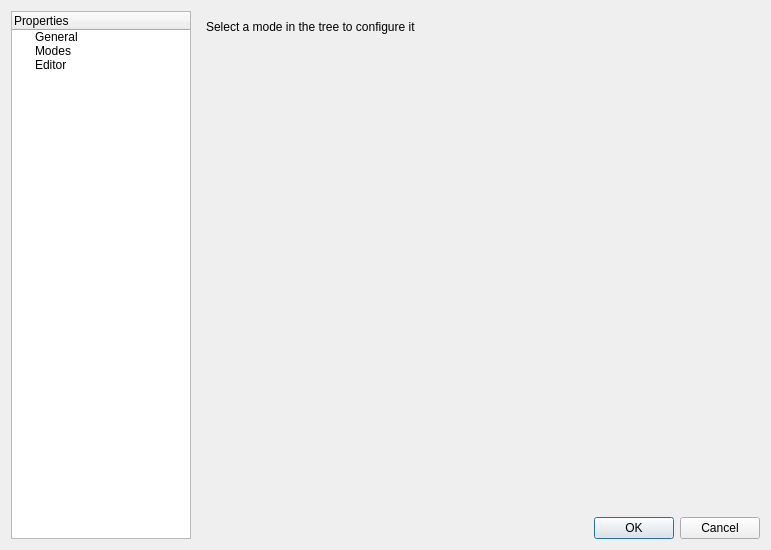
<?xml version="1.0" encoding="UTF-8"?>
<ui version="4.0">
 <class>UISettings</class>
 <widget class="QDialog" name="UISettings">
  <property name="geometry">
   <rect>
    <x>0</x>
    <y>0</y>
    <width>771</width>
    <height>550</height>
   </rect>
  </property>
  <property name="windowTitle">
   <string>Settings</string>
  </property>
  <layout class="QHBoxLayout" name="horizontalLayout_4">
   <item>
    <widget class="QTreeWidget" name="twMenu">
     <property name="minimumSize">
      <size>
       <width>180</width>
       <height>0</height>
      </size>
     </property>
     <property name="maximumSize">
      <size>
       <width>180</width>
       <height>16777215</height>
      </size>
     </property>
     <property name="rootIsDecorated">
      <bool>true</bool>
     </property>
     <column>
      <property name="text">
       <string>Properties</string>
      </property>
     </column>
     <item>
      <property name="text">
       <string>General</string>
      </property>
     </item>
     <item>
      <property name="text">
       <string>Modes</string>
      </property>
     </item>
     <item>
      <property name="text">
       <string>Editor</string>
      </property>
     </item>
    </widget>
   </item>
   <item>
    <layout class="QVBoxLayout" name="verticalLayout_5">
     <item>
      <widget class="QStackedWidget" name="swPages">
       <property name="enabled">
        <bool>true</bool>
       </property>
       <property name="currentIndex">
        <number>2</number>
       </property>
       <widget class="QWidget" name="pGeneral">
        <layout class="QVBoxLayout" name="verticalLayout_6">
         <item>
          <widget class="QGroupBox" name="gbWorkspace">
           <property name="title">
            <string>Opened file list sorting mode</string>
           </property>
           <layout class="QGridLayout">
            <property name="margin">
             <number>5</number>
            </property>
            <property name="spacing">
             <number>3</number>
            </property>
            <item row="0" column="0">
             <widget class="QRadioButton" name="rbOpeningOrder">
              <property name="text">
               <string>Opening order</string>
              </property>
             </widget>
            </item>
            <item row="1" column="0">
             <widget class="QRadioButton" name="rbFileName">
              <property name="text">
               <string>File name</string>
              </property>
             </widget>
            </item>
            <item row="2" column="0">
             <widget class="QRadioButton" name="rbUri">
              <property name="text">
               <string>URI</string>
              </property>
             </widget>
            </item>
            <item row="3" column="0">
             <widget class="QRadioButton" name="rbSuffix">
              <property name="text">
               <string>Suffix</string>
              </property>
             </widget>
            </item>
           </layout>
          </widget>
         </item>
         <item>
          <widget class="QGroupBox" name="gbFilesToHide">
           <property name="title">
            <string>Ignored files</string>
           </property>
           <layout class="QVBoxLayout" name="verticalLayout">
            <item>
             <widget class="QLabel" name="label_3">
              <property name="text">
               <string>This files are not displayed by File Browser, Locator, ignored when searching in directory</string>
              </property>
              <property name="wordWrap">
               <bool>true</bool>
              </property>
             </widget>
            </item>
            <item>
             <widget class="QLabel" name="label_4">
              <property name="font">
               <font>
                <italic>true</italic>
               </font>
              </property>
              <property name="text">
               <string>One glob per line</string>
              </property>
             </widget>
            </item>
            <item>
             <widget class="QPlainTextEdit" name="pteFilesToHide"/>
            </item>
            <item>
             <spacer name="verticalSpacer_3">
              <property name="orientation">
               <enum>Qt::Vertical</enum>
              </property>
              <property name="sizeHint" stdset="0">
               <size>
                <width>20</width>
                <height>40</height>
               </size>
              </property>
             </spacer>
            </item>
           </layout>
          </widget>
         </item>
        </layout>
       </widget>
       <widget class="QWidget" name="pEditor">
        <widget class="QLabel" name="label_7">
         <property name="geometry">
          <rect>
           <x>10</x>
           <y>20</y>
           <width>547</width>
           <height>17</height>
          </rect>
         </property>
         <property name="text">
          <string>Select a page in the tree</string>
         </property>
        </widget>
       </widget>
       <widget class="QWidget" name="pModes">
        <layout class="QVBoxLayout" name="verticalLayout_14">
         <item>
          <widget class="QLabel" name="label_6">
           <property name="text">
            <string>Select a mode in the tree to configure it</string>
           </property>
          </widget>
         </item>
         <item>
          <spacer name="verticalSpacer_4">
           <property name="orientation">
            <enum>Qt::Vertical</enum>
           </property>
           <property name="sizeHint" stdset="0">
            <size>
             <width>20</width>
             <height>40</height>
            </size>
           </property>
          </spacer>
         </item>
        </layout>
       </widget>
      </widget>
     </item>
     <item>
      <widget class="QDialogButtonBox" name="dbbButtons">
       <property name="orientation">
        <enum>Qt::Horizontal</enum>
       </property>
       <property name="standardButtons">
        <set>QDialogButtonBox::Cancel|QDialogButtonBox::Ok</set>
       </property>
      </widget>
     </item>
    </layout>
   </item>
  </layout>
 </widget>
 <resources>
  <include location="../../icons/enkiicons.qrc"/>
 </resources>
 <connections>
  <connection>
   <sender>dbbButtons</sender>
   <signal>accepted()</signal>
   <receiver>UISettings</receiver>
   <slot>accept()</slot>
   <hints>
    <hint type="sourcelabel">
     <x>296</x>
     <y>587</y>
    </hint>
    <hint type="destinationlabel">
     <x>157</x>
     <y>274</y>
    </hint>
   </hints>
  </connection>
  <connection>
   <sender>dbbButtons</sender>
   <signal>rejected()</signal>
   <receiver>UISettings</receiver>
   <slot>reject()</slot>
   <hints>
    <hint type="sourcelabel">
     <x>364</x>
     <y>587</y>
    </hint>
    <hint type="destinationlabel">
     <x>286</x>
     <y>274</y>
    </hint>
   </hints>
  </connection>
 </connections>
</ui>
